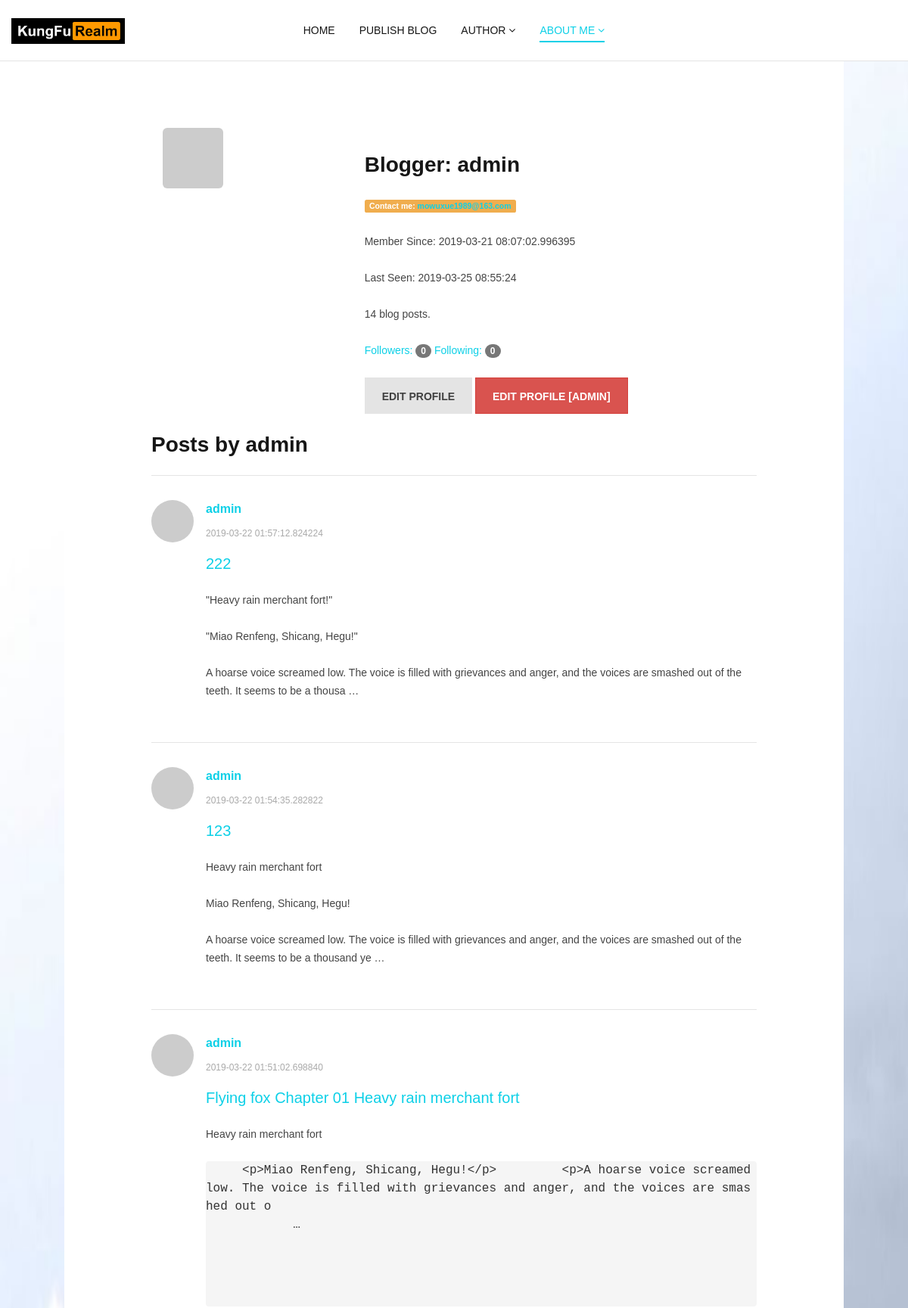
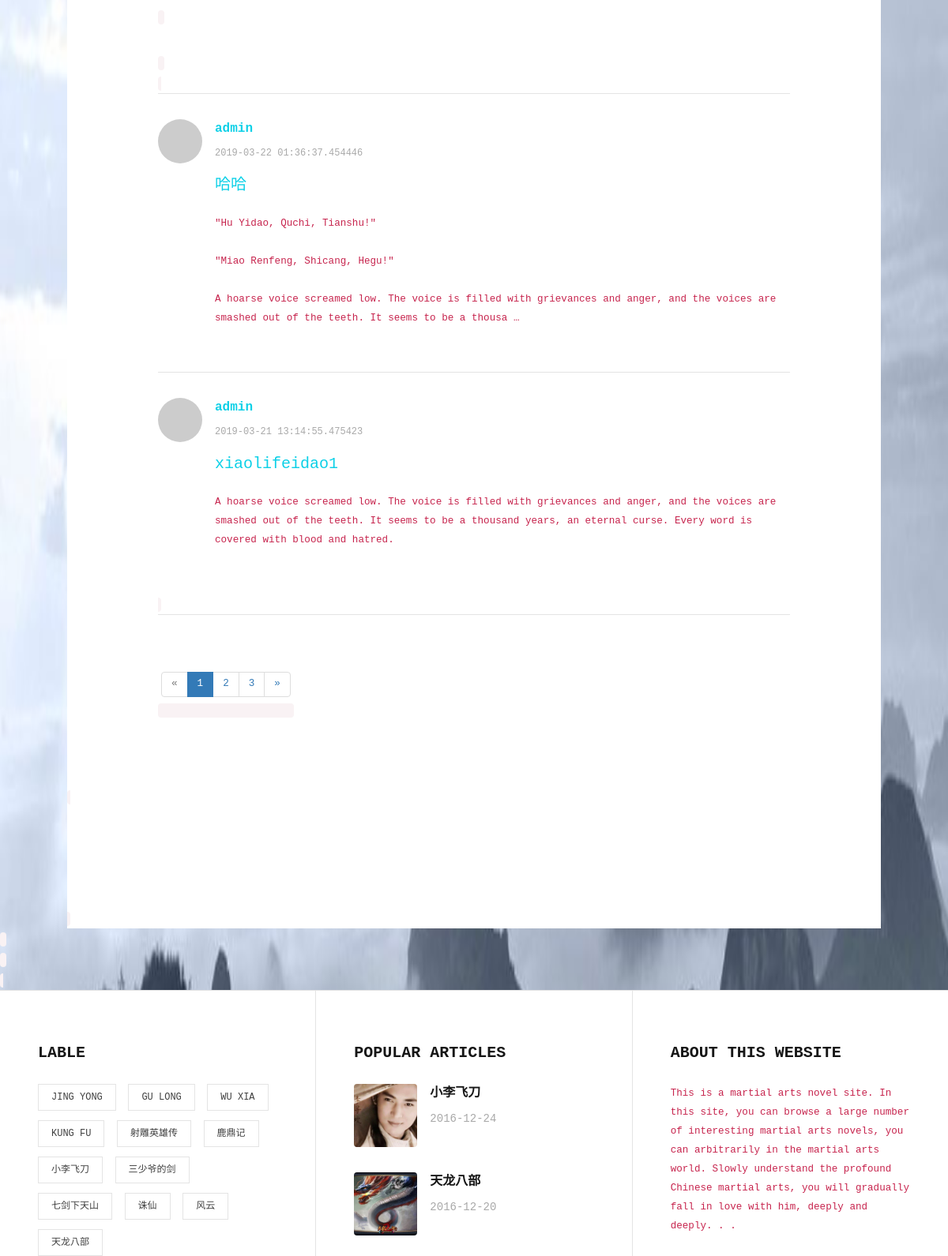
Page /profile/admin (signed in, upper part) on the earlier database version (2 pictures, top to bottom).
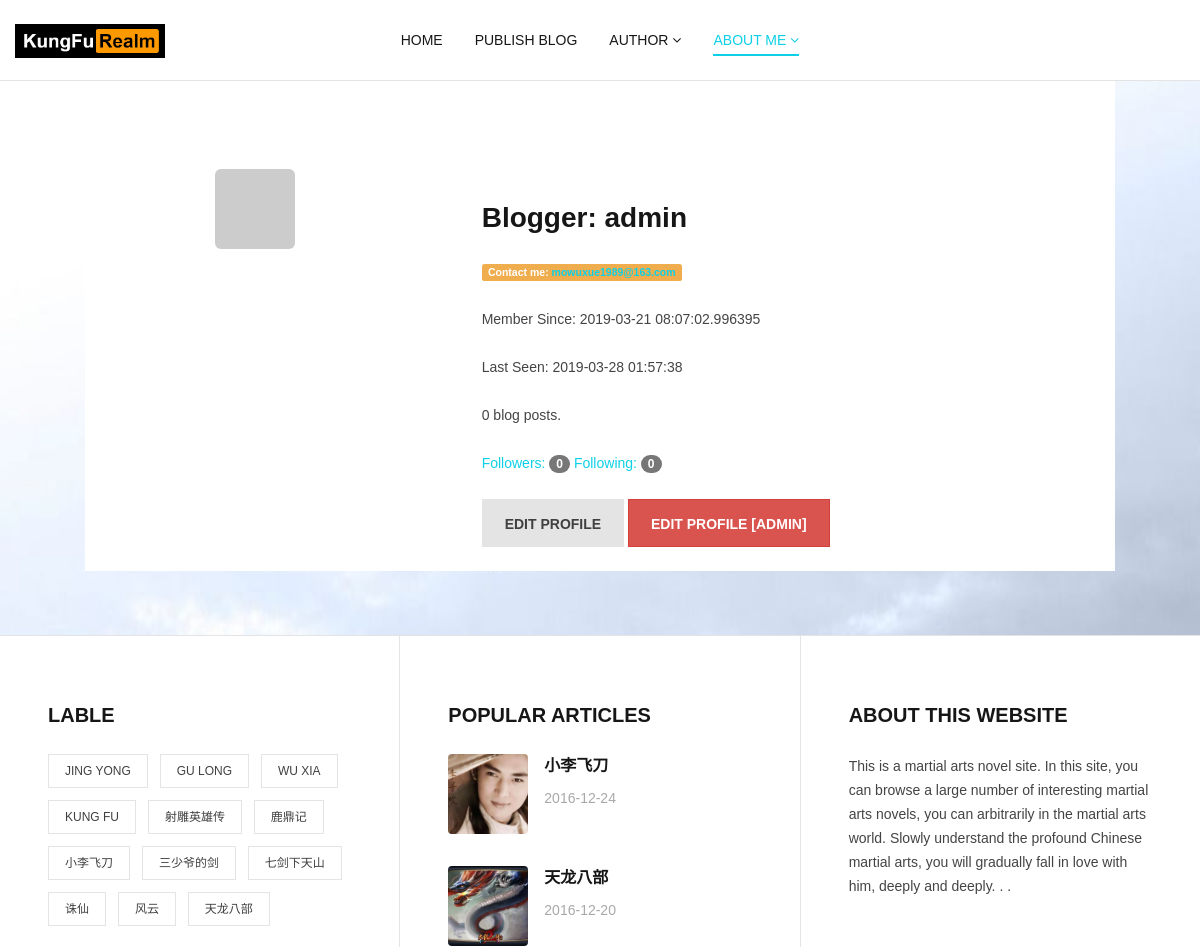
Same page on the later database version.
### app/models.py (models this page shows, shortened)
class User(UserMixin, db.Model):
    __tablename__ = 'users'
    __searchable__ = ['username']
    id = db.Column(db.Integer, primary_key=True)
    email = db.Column(db.String(128), unique=True, index=True)
    username = db.Column(db.String(64), unique=True, index=True)
    role_id = db.Column(db.Integer, db.ForeignKey('roles.id'))
    password_hash = db.Column(db.String(128))
    confirmed = db.Column(db.Boolean, default=False)
    name = db.Column(db.String(64))
    location = db.Column(db.String(64))
    about_me = db.Column(db.Text())
    member_since = db.Column(db.DateTime(), default=datetime.utcnow)
    last_seen = db.Column(db.DateTime(), default=datetime.utcnow)
    avatar_hash = db.Column(db.String(32))
    posts = db.relationship('Post', backref='author', lazy='dynamic')
    user_avatar = db.Column(db.String(128), default=None)
    diy_avatar = db.Column(db.Text)
    followed = db.relationship('Follow', foreign_keys=[Follow.follower_id], backref=db.backref('follower', lazy='joined'),
                               lazy='dynamic', cascade='all, delete-orphan')
    followers = db.relationship('Follow', foreign_keys=[Follow.followed_id], backref=db.backref('followed', lazy='joined'),
                               lazy='dynamic', cascade='all, delete-orphan')
    comments = db.relationship('Comment', backref='author', lazy='dynamic')
    @property
    def password(self):
        raise AttributeError('password is not a readable attribute')
    def can(self, permissions):
        return self.role is not None and (self.role.permissions & permissions) == permissions
    def is_administrator(self):
        return self.can(Permission.ADMINISTER)
    def ping(self):
        self.last_seen = datetime.utcnow()
        db.session.add(self)
        db.session.commit()
    def gravatar(self, size=100, default='identicon', rating='g'):
        if request.is_secure:
            url = 'https://secure.gravatar.com/avatar'
        else:
            url = 'http://www.gravatar.com/avatar'
        hash = self.avatar_hash or hashlib.md5(self.email.encode('utf-8')).hexdigest()
        return '{url}/{hash}?s={size}&d={default}&r={rating}'.format(url=url, hash=hash,size=size,default=default,rating=rating)

class Post(db.Model):
    __tablename__ = 'posts'
    id = db.Column(db.Integer, primary_key=True)
    postname = db.Column(db.String(128))
    novelname = db.Column(db.String(128))
    body = db.Column(db.Text)
    body_html = db.Column(db.Text)
    timestamp = db.Column(db.DateTime, index=True, default=datetime.utcnow)
    author_id = db.Column(db.Integer, db.ForeignKey('users.id'))
    readtimes = db.Column(db.Integer, default=1)
    comments = db.relationship('Comment', backref='post', lazy='dynamic')
    picture = db.Column(db.Text)
    original = db.Column(db.Text)
    tag = db.Column(db.Text)
    __searchable__ = ['body', 'original']

### app/main/views.py (the view)
@main.route('/profile/<username>')
@login_required
def profile(username):
    user = User.query.filter_by(username=username).first()
    if user is None:
        abort(404)
    page = request.args.get('page', 1, type=int)
    pagination = user.posts.order_by(Post.timestamp.desc()).paginate(page,
                                                                per_page=current_app.config['FLASKY_POSTS_PER_PAGE'],
                                                                     error_out=False)
    posts = pagination.items
    last = user.last_seen.strftime('%Y-%m-%d %H:%M:%S')
    return render_template('profile.html', user=user, posts=posts, pagination=pagination, last=last)

### app/api/views.py (called while the page is built)
@api.before_app_request
def checkmobile():
    MB = False
    if checkMobile(request):
        MB = True

### app/auth/views.py (called while the page is built)
@auth.before_app_request
def before_request():
    if current_user.is_authenticated:
        current_user.ping()
        if not current_user.confirmed and request.endpoint and request.endpoint[:5] != 'auth.' \
                and request.endpoint != 'static':
            return redirect(url_for('auth.unconfirmed'))

### app/main/__init__.py (called while the page is built)
@main.app_context_processor
def inject_permissions():
    return dict(Permission=Permission)

### app/models.py (called while the page is built)
@login_manager.user_loader
def load_user(user_id):
    return User.query.get(int(user_id))

### app/templates/profile.html (shortened to what this page needs)
{% extends 'base.html' %}
{% import "_macros.html" as macros %}
{% block header %}
<header class="site-header fixed" id="main-navbar">
  <div class="outer-container">
    <div class="container-fluid">
      <div class="col-md-2 col-xs-8 logo-wrap">
        <a href="#" class="custom-logo-link">
            <img width="150" height="300" src="/static/logo/logo2.png" alt="" />
        </a>
      </div>
      <div class="col-md-8 hidden-sm hidden-xs">
        <span class="line"></span>
        <nav class="main-menu" id="main-menu">
          <ul id="menu-main-menu" class="menu">
            <li><a href="/">Home</a></li>
        {% if current_user.is_administrator() %}
        <li><a href="{{ url_for('main.publish_blog') }}">Publish Blog</a></li>
        {% endif %}
            <li class="menu-item-has-children"><a href="#">Author</a>
            </li>
           {% if current_user.is_authenticated %}
            <li class="menu-item-has-children current-menu-item"><a href="#">About Me</a>
             </li>
              {% else %}
            <li><a href="{{ url_for('auth.login') }}">Login</a></li>
              {% endif %}
          </ul>
        </nav>
      </div>
    </div>
  </div>
</header>
{% endblock %}
{% block content %}
    <br>
<div class="comment-wrap" id="comments">
<div>
<div class="col-md-4 widget-wrap">
  {% if not current_user.user_avatar %}
  <img class="img-rounded profile-thumbnail" src="{{ user.gravatar(size=152) }}">
  {% endif %}
</div>
<div class="col-md-8 widget-wrap">
    <h3>Blogger: {{ user.username }}</h3>
    {% if current_user.is_administrator() %}
    <p><span class="label label-warning">Contact me: <a href="mailto:{{ user.email }}">{{ user.email }}</a></span></p>
    {% endif %}
    <p>Member Since: {{ user.member_since }}</p>
    <p>Last Seen: {{ last }}</p>
    <p>{{ user.posts.count() }} blog posts.</p>
    <p>
       <a href="{{ url_for('.followers', username=user.username) }}">Followers: <span class="badge">{{ user.followers.count() }}</span> </a>
       <a href="{{ url_for('.followed_by', username=user.username) }}">Following: <span class="badge">{{ user.followed.count() }}</span> </a>
     </p>
    <p>
    {% if user == current_user %}
    <a class="btn btn-default" href="{{ url_for('.edit_profile') }}">Edit Profile</a>
    {% endif %}
    {% if current_user.is_administrator() %}
    <a class="btn btn-danger" href="{{ url_for('.edit_profile_admin', id=user.id) }}">
    Edit Profile [Admin]
    </a>
{% endif %}
   </p>
</div>
</div>
{% if posts %}
<h3>Posts by {{ user.username }}</h3>
          <ol>
            {% for post in posts %}
              <li id="comment-4" class="comment-entry" >
              <article class="comment depth-1">
                <header>
                  <a href='{{ url_for('.profile', username=post.author.username) }}' target="_blank" class="pull-left">
                    <img alt='' src='{{ post.author.gravatar(size=40) }}' class='avatar' height='50' width='50' />
                  </a>
                  <div class="comment-details clearfix">
                    <div class="commenter-name">
                      <a href='{{ url_for('.profile', username=post.author.username) }}' target="_blank">{{ post.author.username }}</a>
                    </div>
                    <span class="commenter-meta">{{ post.timestamp }}</span>
                  </div>
                </header>
                <div class="comment-body">
                <p style="font-size: 20px"><a href="{{ url_for('.post', id=post.id)}}">{{ post.postname}}</a></p>
                  <p>
            {% if post.body_html %}
               {{ post.body_html[:222] | safe }}
            {% else %}
               {{ post.body[:222] }}
            {% endif %}&#8230;
                  </p>
                </div>
              </article>
            </li>
              {% endfor %}
          </ol>
{% if pagination %}
<div class="pagination">
  {{ macros.pagination_widget(pagination, '.profile', username=user.username) }}
</div>
{% endif %}
{% endif %}
</div>
{% endblock %}
{% block pagination %}
<div class="pagination-wrap clearfix" role="navigation"></div>
{% endblock %}

Differences in the rows shown:
removed Post: author.username "admin", timestamp "2019-03-22 01:57:12.824224", postname "222", body_html "\"Heavy rain merchant fort!\" \"Miao Renfeng, Shicang, Hegu!\" A hoarse voice screamed low. The voice is filled with grievances and anger, and the voices are smashed out of the teeth. It seems to be a thousa"
removed Post: author.username "admin", timestamp "2019-03-22 01:54:35.282822", postname "123", body_html "Heavy rain merchant fort Miao Renfeng, Shicang, Hegu! A hoarse voice screamed low. The voice is filled with grievances and anger, and the voices are smashed out of the teeth. It seems to be a thousand ye"
removed Post: author.username "admin", timestamp "2019-03-22 01:51:02.698840", postname "Flying fox Chapter 01 Heavy rain merchant fort", body_html "Heavy rain merchant fort < p > Miao Renfeng, Shicang, Hegu! </ p > < p > A hoarse voice screamed low. The voice is filled with grievances and anger, and the voices are smashed out o ……"
removed Post: author.username "admin", timestamp "2019-03-22 01:36:37.454446", postname "哈哈", body_html "\"Hu Yidao, Quchi, Tianshu!\" \"Miao Renfeng, Shicang, Hegu!\" A hoarse voice screamed low. The voice is filled with grievances and anger, and the voices are smashed out of the teeth. It seems to be a thousa"
removed Post: author.username "admin", timestamp "2019-03-21 13:14:55.475423", postname "xiaolifeidao1", body_html "A hoarse voice screamed low. The voice is filled with grievances and anger, and the voices are smashed out of the teeth. It seems to be a thousand years, an eternal curse. Every word is covered with blood and hatred."
changed User "admin": username "admin" → (not shown)
Other differences:
{{ last }}: "2019-03-25 08:55:24" → "2019-03-28 01:57:38"
{{ user.posts.count() }}: "14" → "0"
text no longer shown: "Posts by « »"
list line gone: "1"
list line gone: "2"
list line gone: "3"
